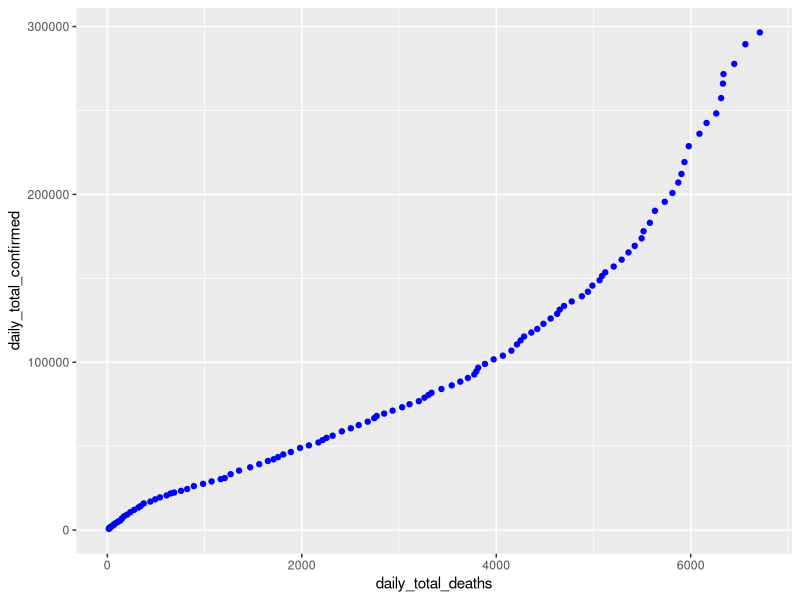
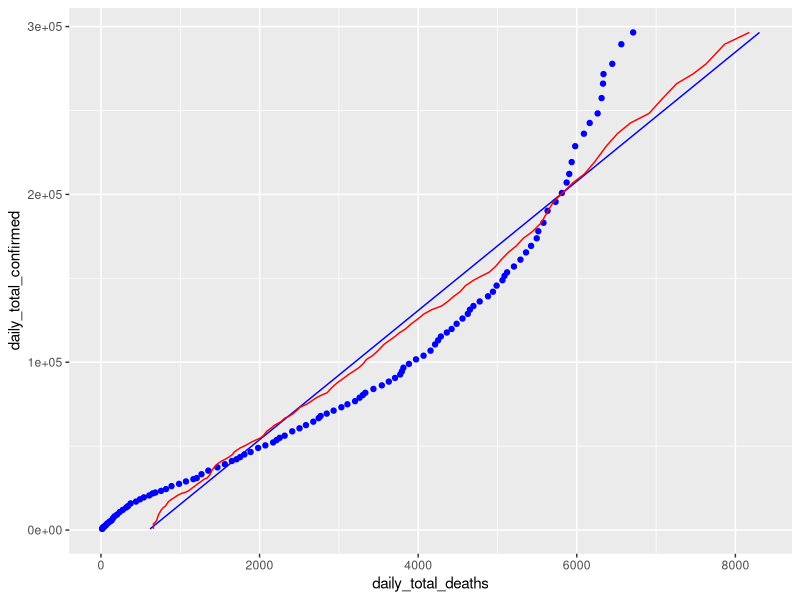
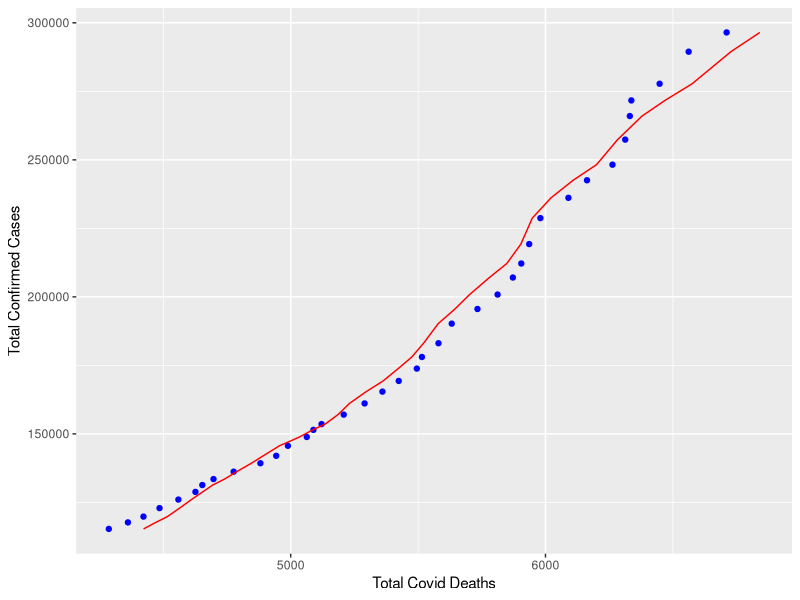
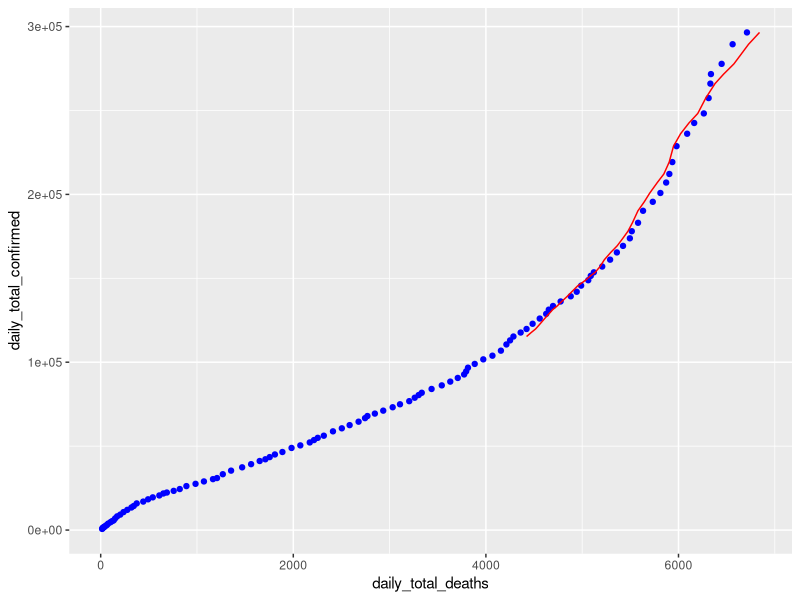

The R source for these figures, in order:
library(ggplot2)

build_offset_columns <- function(input_df,target_col,range_vector){
  
  ### Unlist the Target column to get a vector. Otherwise we spin our wheels in a df
  process_col <- unlist(input_df[target_col])
  
  #### Build a series of columns that offset the values of the target_col by the range vector
  for (offset_count in 1:length(range_vector))
  {
    offset_value <- range_vector[offset_count]
    i <- 0
    offset_col <- sapply(process_col,function(x){
      i <<- i + 1
      ### Return nothing for first 21 days
      if (i <= offset_value) { return(0) }
      return(process_col[i-offset_value])
      
    },simplify="array")
    
    thisColName <- paste("offset_",offset_value,sep="")
    
    input_df <- cbind(input_df,offset_col)
    
    colnames(input_df)[length(colnames(input_df))] <- thisColName
    
    
  }### END each vector elements
  
  return(input_df)  
  
}### END build_minus_column


## Set the working directory to the root of your DSC 520 directory
setwd("C:\\Users\\newcomb\\DSCProjects\\DSC\\covid")
#setwd("L:\\stonk\\projects\\DSC\\DSC\\covid")

### Read CSV 

#ca_hospital_df <- read.csv("final_CA_Hospital.csv")
ca_covid_df <- read.csv("final_CA_Confirmed.csv")
#ca_population_df <- read.csv("final_CA_county_population.csv")
#ca_demo_df <- read.csv("Final_CA_Race_Demographic.csv")

### strip first column which duplicates row Index.It's a write.CSV thing
#ca_hospital_df   <- ca_hospital_df[,2:length(ca_hospital_df)]
ca_covid_df      <- ca_covid_df[,2:length(ca_covid_df)]
#ca_population_df <- ca_population_df[,2:length(ca_population_df)]
#ca_demo_df       <- ca_hospital_df[,2:length(ca_demo_df)]

#tail(ca_hospital_df)
#tail(ca_covid_df)
#tail(ca_population_df)
#tail(ca_demo_df)

### Split counties into separate groups counties > 2% and less than
#counties_by_size_index <- order(ca_population_df$population,decreasing = TRUE)
#counties_biggest_index <- counties_by_size_index[1:12] 
#counties_smallest_index <-counties_by_size_index[13:length(counties_by_size_index)] 

### Get Names of Biggest counties by population
#counties_biggest_names <- sapply(counties_biggest_index, function(x){
#  return(ca_population_df$county[x])
#},simplify = "array")
#counties_biggest_names

### Get Names of Smallest counties by population
#counties_smallest_names <- sapply(counties_smallest_index, function(x){
#  return(ca_population_df$county[x])
#},simplify = "array")
#counties_smallest_names

## Fit a linear model between confirmed and deaths
covid_base_lm <-  lm(totalcountdeaths ~ totalcountconfirmed, data=ca_covid_df)

## View the summary of your model using `summary()`
summary(covid_base_lm)
sqrt(.9753)

### Raw plot prediction of confirmed vs deaths
## Creating predictions using `predict()`
#covid_base_predict_df <- data.frame(totalcountdeaths = predict(covid_base_lm, newdata=ca_covid_df), totalcountconfirmed=ca_covid_df$totalcountconfirmed)

############################################################
### build statewide Numbers - daily_covid_df
############################################################

#### Crunch the data frame to daily sums
covid_dates <- unique(ca_covid_df$date)

### build statewide confirmed numbers
daily_total_confirmed <- sapply(covid_dates,function(x){
  ### Build data frame for each date
  this_df <- (ca_covid_df [which(ca_covid_df$date == x),])
  ### Sum confirmed for daily total
  return(sum(this_df$totalcountconfirmed) )
},simplify="array")

daily_total_deaths <- sapply(covid_dates,function(x){
  this_df <- (ca_covid_df [which(ca_covid_df$date == x),])
  ### Sum deaths for daily total
  return(sum(this_df$totalcountdeaths) )
},simplify="array")

#### Assign friendly date column name
date <- covid_dates

#### Build summarized totals by date
daily_covid_df <- data.frame(date,daily_total_confirmed,daily_total_deaths)

#############################################################
### Correlation
#############################################################
ggplot(data = daily_covid_df, aes(y = daily_total_confirmed, x = daily_total_deaths)) + geom_point(color='blue') +
  scale_y_continuous(labels = function(x) format(x, scientific = FALSE))

cor(daily_covid_df$daily_total_confirmed,daily_covid_df$daily_total_deaths)


############################################################
### build confirmed offset columns from 1 to 21
############################################################
daily_covid_df
offset_daily_df <- build_offset_columns(daily_covid_df,"daily_total_confirmed",1:21)

### Correlate Daily Total row
### Looking for column with highest correlation value
### Looks like offset_9 
cor(offset_daily_df[2:length(colnames(offset_daily_df))])[2,]


############################################################
############################################################
############################################################
### Modeling:
### Build Linear Models here
############################################################
############################################################
############################################################

### Base Model comparing confirmed and deaths on the same day. There is a lag between the two
### Predicting: Deaths based on confirmed
state_CD_base_lm <-  lm(daily_total_deaths ~ daily_total_confirmed, data=offset_daily_df)


### Created Prediction data frame using the base model
### Build prediction based on Model
### State Confirmed/Deaths - state_CD_base_predict_df
state_CD_base_predict_df <- data.frame(
  daily_total_deaths = predict(state_CD_base_lm, 
                               newdata=offset_daily_df), 
  daily_total_confirmed=offset_daily_df$daily_total_confirmed)

### Analyze Base mode
## View the summary of your model using `summary()`
summary(state_CD_base_lm)
sqrt(.9467) ## R=.9729851

#### Get residuals from prediction
base_residual <- offset_daily_df$daily_total_deaths - state_CD_base_predict_df$daily_total_deaths
### Base Error
base_residual <- sum(base_residual^2)

### Build Model off of offset_9. This offset had the highest correlation value between confirmed and deaths.
state_CD_offset_9_lm <-  lm(daily_total_deaths ~ offset_9, data=offset_daily_df)

### Created Prediction data frame using offset_15
### Build prediction based on Model
state_CD_offset_9_predict_df <- data.frame(
  daily_total_deaths = predict(state_CD_offset_9_lm, 
                               newdata=offset_daily_df), 
  daily_total_confirmed=offset_daily_df$daily_total_confirmed)

### Analyze Offset_9
## View the summary of your model using `summary()`
summary(state_CD_offset_9_lm)
sqrt(.9619) ## R=0.980765

#### Get residuals from prediction - Subtract Death data from death prediction
offset_9_residual <- offset_daily_df$daily_total_deaths - state_CD_offset_9_predict_df$daily_total_deaths
### Base Error
offset_9_residual <- sum(offset_9_residual^2)

offset_9_residual


### Build Model off of offset_15. The given time from infection to death is 21 days. 5 days from infection to symptom.
### Assume quick testing, and 3 days turn around. Which is pretty optimistic but a good starting place
state_CD_offset_15_lm <-  lm(daily_total_deaths ~ offset_15, data=offset_daily_df)

### Created Prediction data frame using offset_15
### Build prediction based on Model
state_CD_offset_15_predict_df <- data.frame(
  daily_total_deaths = predict(state_CD_offset_15_lm, 
                               newdata=offset_daily_df), 
  daily_total_confirmed=offset_daily_df$daily_total_confirmed)


### Analyze Offset_15
## View the summary of your model using `summary()`
summary(state_CD_offset_15_lm)
sqrt(.9564) ## R=0.9779571

#### Get residuals from prediction - Subtract Death data from death prediction
offset_15_residual <- offset_daily_df$daily_total_deaths - state_CD_offset_15_predict_df$daily_total_deaths
### Base Error
offset_15_residual <- sum(offset_15_residual^2)

### TRUE! Less Error than base Model, but visually....not quite aligning
offset_15_residual < base_residual


############################################################
############################################################
############################################################
### plotting:
############################################################
############################################################
############################################################

######################################################################################
#### Verify work with Plot
######################################################################################
## Blue Base plot: Confirmed by deaths over time -
## Red Offset_9
## Black Offset_16
ggplot(data = offset_daily_df, aes(y = daily_total_confirmed, x = daily_total_deaths)) +
  geom_point(color='blue') +
  geom_line(color='blue',data = state_CD_base_predict_df, aes(y=daily_total_confirmed, x=daily_total_deaths)) +
  geom_line(color='red',data = state_CD_offset_9_predict_df, aes(y=daily_total_confirmed, x=daily_total_deaths)) 
  #geom_line(color='black',data = state_CD_offset_15_predict_df, aes(y=daily_total_confirmed, x=daily_total_deaths)) 


######################################################################################
#### Analysis: The model holds pretty well until 4500 deaths. Let's examine that.
#### The Death to confirmed ration shifts significant starting in June.
#### Let's model based on post June Data
######################################################################################

############################################################
############################################################
############################################################
### Modeling: Post June
############################################################
############################################################
############################################################

june_offset_df <- offset_daily_df[76:nrow(offset_daily_df),]

### Base Model comparing confirmed and deaths for Post June data
### Predicting: Deaths based on confirmed
june_CD_base_lm <-  lm(daily_total_deaths ~ daily_total_confirmed, data=june_offset_df)


############################################################################
### Created Prediction data frame using the base model
### Build prediction based on Model
### State Confirmed/Deaths - state_CD_base_predict_df
############################################################################
june_CD_base_predict_df <- data.frame( date=june_offset_df$date,
  daily_total_deaths = predict(june_CD_base_lm, 
                               newdata=june_offset_df), 
  daily_total_confirmed=june_offset_df$daily_total_confirmed)

### Analyze Base mode
## View the summary of your model using `summary()`
summary(june_CD_base_lm)
sqrt(.9623) ## R=.9809689

#### Get residuals from prediction
june_base_residual <- june_offset_df$daily_total_deaths - june_CD_base_predict_df$daily_total_deaths
### Base Error
june_base_residual <- sum(june_base_residual^2)

### Look at offset Correlations for post June
### Offset 13 Has the highest correlation for post June
cor(june_offset_df[2:length(colnames(june_offset_df))])[2,]

############################################################################
### Build Offset 9 Model and Data Set
### Base Model comparing confirmed and deaths for Post June data
### Predicting: Deaths based on confirmed
############################################################################
june_CD_offset_9_lm <-  lm(daily_total_deaths ~ offset_9, data=june_offset_df)

summary(june_CD_offset_9_lm)
sqrt(.9899) ## R=.9949372

june_CD_offset_9_predict_df <- data.frame( date=june_offset_df$date,
  daily_total_deaths = predict(june_CD_offset_9_lm, 
                               newdata=june_offset_df), 
  daily_total_confirmed=june_offset_df$daily_total_confirmed)

#### Get residuals from prediction
june_offset_9_residual <- june_offset_df$daily_total_deaths - june_CD_offset_9_predict_df$daily_total_deaths
### Base Error
june_offset_9_residual <- sum(june_offset_9_residual^2)

############################################################################
### Build Offset 13 Model and Data Set
### Base Model comparing confirmed and deaths for Post June data
### Predicting: Deaths based on confirmed
############################################################################
june_CD_offset_13_lm <-  lm(daily_total_deaths ~ offset_13, data=june_offset_df)

summary(june_CD_offset_13_lm)
sqrt(.9957) ## R=.9978477

june_CD_offset_13_predict_df <- data.frame(date=june_offset_df$date,
  daily_total_deaths = predict(june_CD_offset_13_lm, 
                               newdata=june_offset_df), 
  daily_total_confirmed=june_offset_df$daily_total_confirmed)

#### Get residuals from prediction
june_offset_13_residual <- june_offset_df$daily_total_deaths - june_CD_offset_13_predict_df$daily_total_deaths
### Base Error
june_offset_13_residual <- sum(june_offset_13_residual^2)

############################################################################
### Build Offset 14 Model to test our assumptions that there is more error
############################################################################
june_CD_offset_14_lm <-  lm(daily_total_deaths ~ offset_14, data=june_offset_df)

summary(june_CD_offset_14_lm)
sqrt(.9957) ## R=.9978477

june_CD_offset_14_predict_df <- data.frame(date=june_offset_df$date,
  daily_total_deaths = predict(june_CD_offset_14_lm, 
                               newdata=june_offset_df), 
  daily_total_confirmed=june_offset_df$daily_total_confirmed)

#### Get residuals from prediction
june_offset_14_residual <- june_offset_df$daily_total_deaths - june_CD_offset_14_predict_df$daily_total_deaths
### Base Error
june_offset_14_residual <- sum(june_offset_14_residual^2)


june_base_residual 
june_offset_9_residual
june_offset_13_residual
june_offset_14_residual

############################################################
############################################################
############################################################
### plotting: Post June
############################################################


######################################################################################
#### Verify work with Plot############################################################
############################################################
######################################################################################
## Blue Base plot: Confirmed by deaths over time -
## Red Offset_9
## Black Offset_16
ggplot(data = june_offset_df, aes(y = daily_total_confirmed, x = daily_total_deaths)) + geom_point(color='blue') +
  scale_y_continuous(labels = function(x) format(x, scientific = FALSE)) +
#  geom_line(color='blue'  ,data = june_CD_base_predict_df,      aes(y=daily_total_confirmed, x=daily_total_deaths)) +
  geom_line(color='red'   ,data = june_CD_offset_14_predict_df, aes(y=daily_total_confirmed, x=daily_total_deaths)) +
  xlab("Total Covid Deaths") + ylab("Total Confirmed Cases")


ggplot(data = offset_daily_df, aes(y = daily_total_confirmed, x = daily_total_deaths)) + geom_point(color='blue') +
  geom_line(color='red'   ,data = june_CD_offset_14_predict_df, aes(y=daily_total_confirmed, x=daily_total_deaths)) 

nrow(june_CD_offset_14_predict_df)

### Average Deaths per confirmed from 14 days prior
mean(june_CD_offset_14_predict_df$daily_total_deaths / june_CD_offset_14_predict_df$daily_total_confirmed)

sum(june_offset_df$daily_total_deaths)^2
june_offset_14_residual
## Number of observations
## method: str(heights_df)
n <- 33
## Number of regression parameters
p <- 2
## Corrected Degrees of Freedom for Model (p-1)
dfm <- p-1
## Degrees of Freedom for Error (n-p)
dfe <- n-p
## Corrected Degrees of Freedom Total:   DFT = n - 1
dft <- n-1

## Corrected Sum of Squares for Model
## Calculate Sum of the Squares for the prediction model. Greater the number, the greater the error.
ssm <- sum((mean(june_offset_df$daily_total_deaths) - june_CD_offset_14_predict_df$daily_total_deaths)^2)
ssm
## Mean of Squares for Error:   MSE = SSE / DFE
mse <- june_offset_14_residual / dfe
mse

